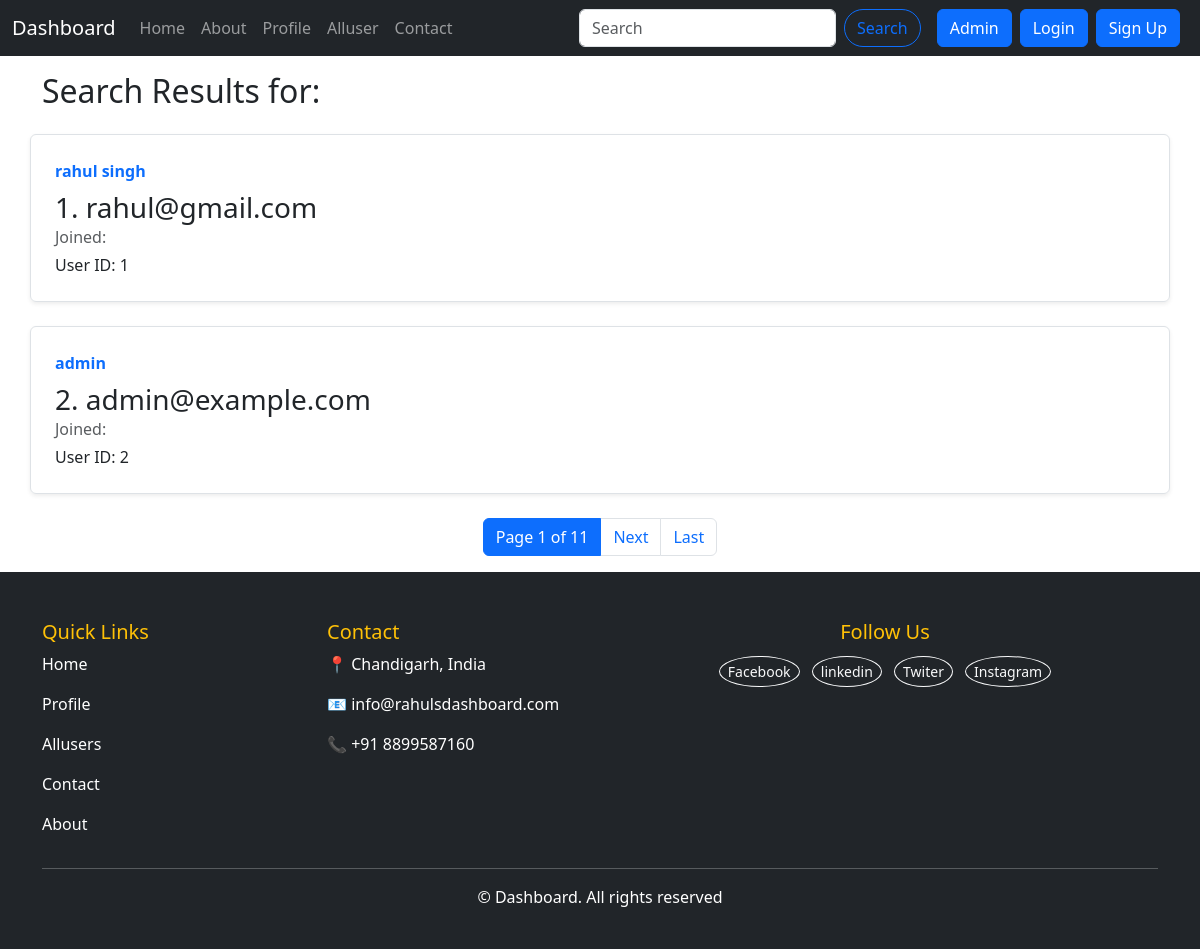
The app's page /search/ with its own data.
### dashboard/models.py (models this page shows, shortened)
class User(AbstractBaseUser, PermissionsMixin):
    email = models.EmailField(
        verbose_name="Email",
        max_length=255,
        unique=True,
    )
    name = models.CharField(max_length=200)
    tc = models.BooleanField()
    is_active = models.BooleanField(default=True)
    is_admin = models.BooleanField(default=False)
    created_at = models.DateTimeField(auto_now_add=True)
    updated_at = models.DateTimeField(auto_now=True)
    objects = UserManager()
    USERNAME_FIELD = "email"
    REQUIRED_FIELDS = ["name" , 'tc']

### dashboard/views.py (the view)
# urls.py: path('search/', search_users, name='search'),
def search_users(request):
    query = request.GET.get('query', '').strip()
    if len(query) > 80:
        users = User.objects.none()
    else:
        users = User.objects.filter(name__icontains=query)
    paginator = Paginator(users, 2)  # 6 users per page
    page_number = request.GET.get('page')
    page_obj = paginator.get_page(page_number)
    context = {
        'users': page_obj,
        'query': query
    }
    return render(request, 'search.html', context)

### dashboard/templates/search.html (shortened to what this page needs)
{% extends "base.html" %}
{% block blogactive %}
Search Results
{% endblock blogactive %}
{% block body %}
<div class="container my-3">
    <h2>Search Results for: <b>{{ query }}</b></h2>
    {% for user in users %}
    <div class="row no-gutters border rounded overflow-hidden flex-md my-4 shadow-sm h-md-250 position-relative">
        <div class="col p-4 d-flex flex-column position-static">
            <strong class="d-inline-block mb-2 text-primary">{{ user.name }}</strong>
            <h3 class="mb-0">{{ user.id }}. {{ user.email }}</h3>
            <div class="mb-1 text-muted">Joined: {{ user.date_joined|date:"M d, Y - H:i" }}</div>
            <p class="card-text mb-auto">User ID: {{ user.id }}</p>
        </div>
    </div>
    {% endfor %}
    <nav class="mt-4">
        <ul class="pagination justify-content-center">
            <li class="page-item active">
                <span class="page-link">
                    Page {{ users.number }} of {{ users.paginator.num_pages }}
                </span>
            </li>
            {% if users.has_next %}
                <li class="page-item">
                    <a class="page-link" href="?query={{ query }}&page={{ users.next_page_number }}">Next</a>
                </li>
                <li class="page-item">
                    <a class="page-link" href="?query={{ query }}&page={{ users.paginator.num_pages }}">Last</a>
                </li>
            {% endif %}
        </ul>
    </nav>
</div>
{% endblock body %}

### records on screen
User: name "rahul singh", id "1", email "rahul@gmail.com"
User: name "admin", id "2", email "admin@example.com"

### other values on screen
{{ users.number }} "1"
{{ users.paginator.num_pages }} "11"
